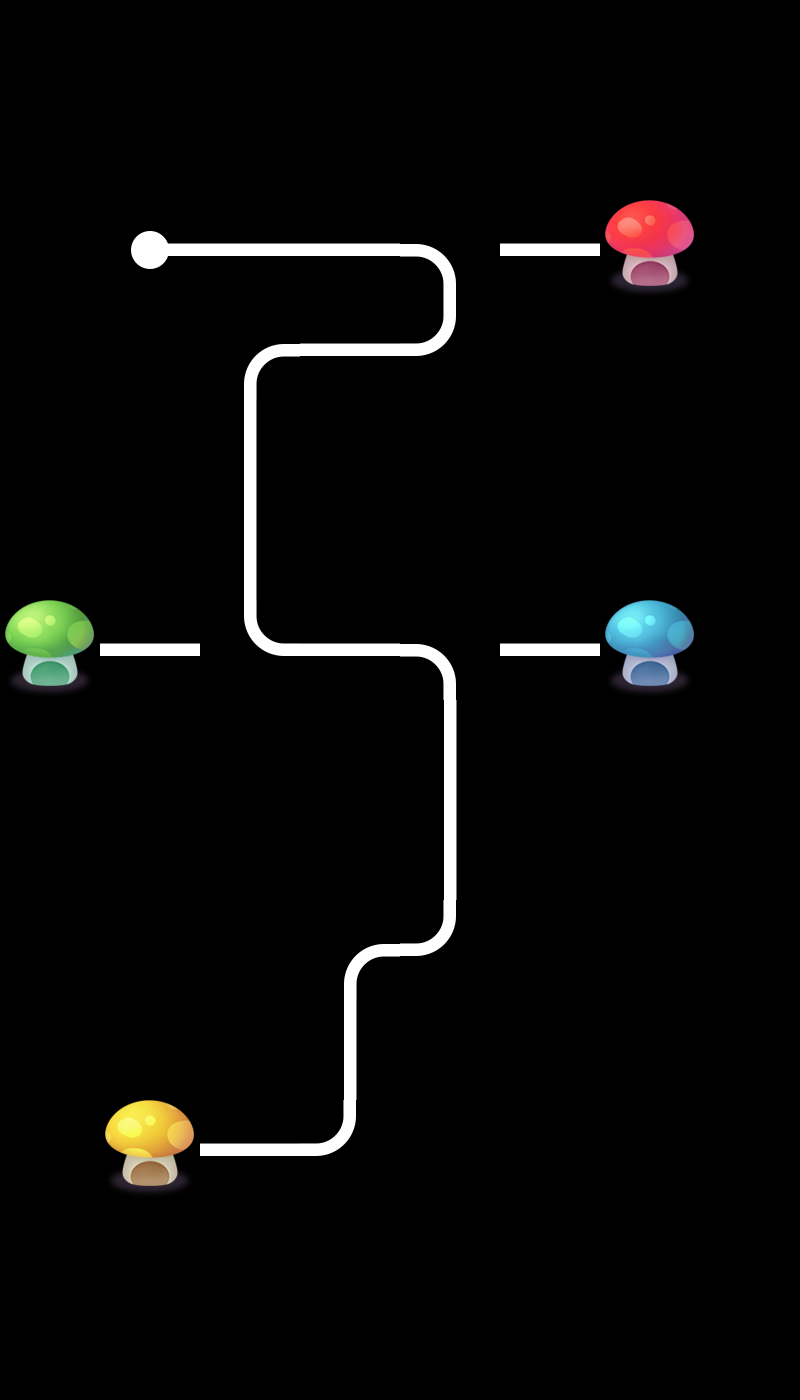

Rendered tile map (Tiled .tmx) drawn with the repository's tilesets; below, a short description and the map source with its tile grids summarised:
An orthogonal 8x14 tile map with 100x100 px tiles, 1 tile layer (layer0) and 3 objects.

<map version="1.0" orientation="orthogonal" renderorder="right-down" width="8" height="14" tilewidth="100" tileheight="100" nextobjectid="4">
 <tileset firstgid="1" name="tiled" tilewidth="100" tileheight="100">
  <image source="tiled.png" width="500" height="400" />
 </tileset>
 <layer name="layer0" width="8" height="14">
  <data>[112 cells, 26 non-empty, 11 distinct tile ids]</data>
 </layer>
 <objectgroup name="object1">
  <object id="1" x="415.152" y="227.272" width="60.6061" height="51.5152">
   <properties>
    <property name="id" value="0" />
   </properties>
  </object>
  <object id="2" x="215.152" y="618.182" width="60.6061" height="66.6667">
   <properties>
    <property name="id" value="1" />
   </properties>
  </object>
  <object id="3" x="424.242" y="627.273" width="63.6364" height="54.5455">
   <properties>
    <property name="id" value="2" />
   </properties>
  </object>
 </objectgroup>
</map>
